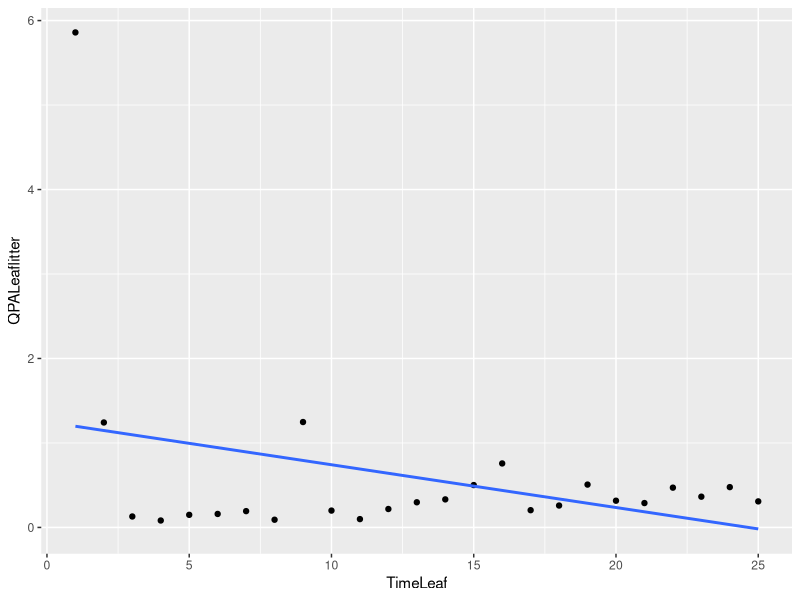
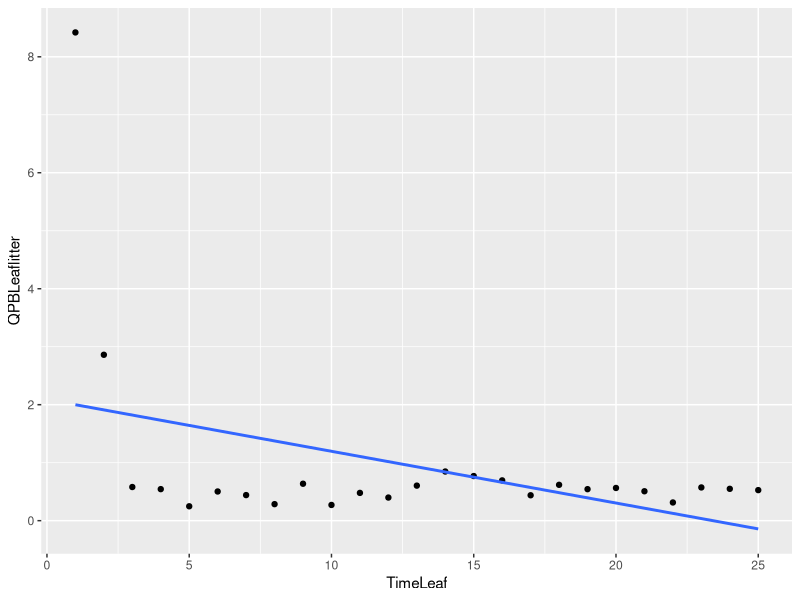
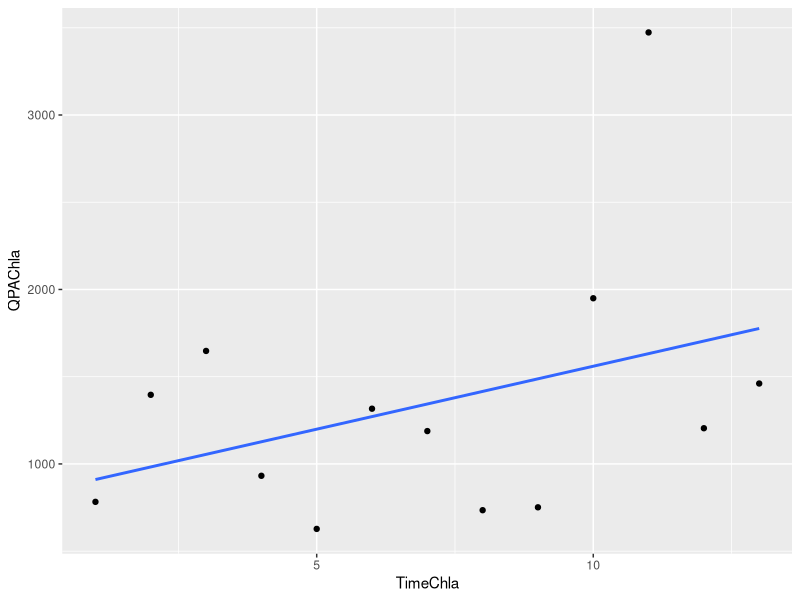

The R script that drew these images, in order:




#--------------------------------------------
# Linear model variables post huricanes
# 02 May 2020
#PEGF
#--------------------------------------------
#

library(modelr)
library(ggplot2)
library(dplyr)

variables<- read.csv("variables.csv")
variables


# Lm QPA Leaf Litter ------------------------------------------------------

QPALeaf.mod  <- lm(QPALeaflitter ~ TimeLeaf, data=variables)
summary(QPALeaf.mod)


variables$resid <- NA
variables$QPAresid<- QPALeaf.mod$resid
variables

1/apply(variables, 2, sd)

p1 <- ggplot(variables,aes(TimeLeaf ,
                y=QPALeaflitter))+
  geom_point() + 
  geom_smooth(method=lm,se=FALSE)
p1

  # Lm QPB Leaf Litter ------------------------------------------------------

QPBLeaf.mod <- lm(QPBLeaflitter ~ TimeLeaf, data=variables)
summary(QPBLeaf.mod)

coefficients(QPBLeaf.mod)
resid(QPBLeaf.mod)
variables %>% spread_residuals(QPALeaf.mod,QPBLeaf.mod)


p2 <- ggplot(variables,aes(TimeLeaf ,
                           y=QPBLeaflitter))+
  geom_point() + 
  geom_smooth(method=lm,se=FALSE)
p2


# QPA CHLA ----------------------------------------------------------------


chla <- variables %>% select(TimeChla,QPAChla,QPBChla)
chla <- na.omit(chla)

QPAChla.mod  <- lm(QPAChla~ TimeChla   , data=chla)
summary(QPAChla.mod)

coefficients(QPAChla.mod)
resid(QPAChla.mod)

chla$QPAChlaresid <- NA
chla$QPAChlaresid<- QPAChla.mod$resid
chla

1/apply(chla, 2, sd)


p3 <- ggplot(variables,aes(TimeChla ,
                           y=QPAChla))+
  geom_point() + 
  geom_smooth(method=lm,se=FALSE)
p3



